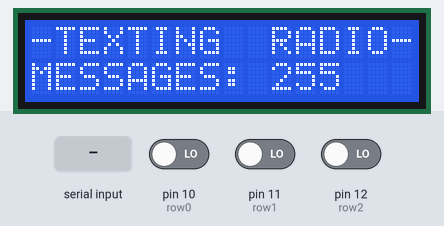
This sketch was run on a simulated Arduino Uno, built with avr-gcc and run on an emulated ATmega328P. Shown: 16×2 character LCD. Inputs (shaded band) come from the test bench; at power-on: pin 12 (row2) LOW, pin 10 (row0) LOW, pin 11 (row1) LOW. EEPROM starts erased; what the sketch prints to the serial monitor is not drawn.

Above: at 0.1 s.
2.3 s: pin 12 (row2) driven HIGH
At 2.74 s:
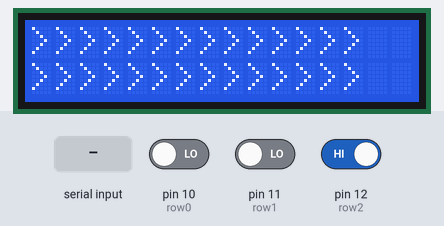
5.3 s: pin 10 (row0) driven HIGH
At 5.53 s:
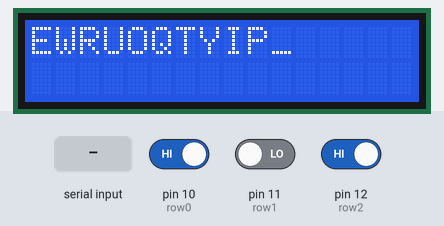
8.3 s: pin 11 (row1) driven HIGH
At 8.75 s:
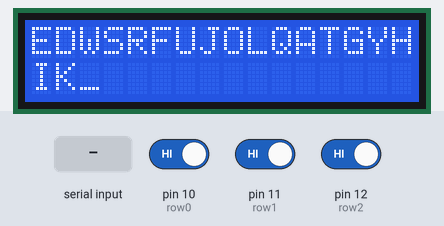
11.3 s: "<]>" received over Serial
At 11.88 s:
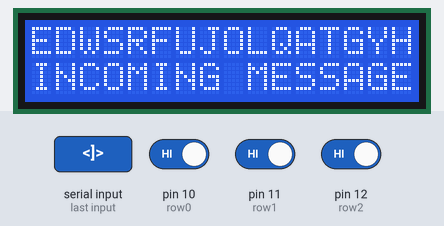
14.3 s: byte 93 (']') received over Serial
At 15.32 s:
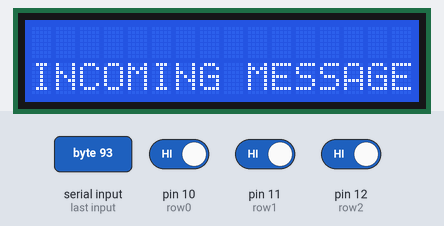
16.6 s: pin 10 (row0) driven LOW
At 17.75 s:
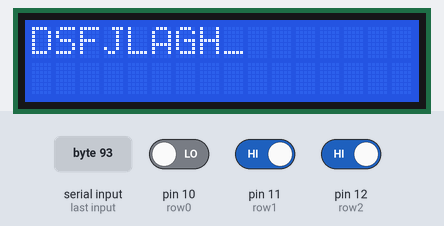

Measured:
- after the input at 2.3 s, the display: changes after 0.29 s (image 1)
- after the input at 5.3 s, the display: changes after 0.06 s (image 2)
- after the input at 8.3 s, the display: changes after 0.30 s (image 3)
- after the input at 11.3 s, the display: first differs from a run without the input after 0.45 s (image 4)
- after the input at 14.3 s, the display: first differs from a run without the input after 0.90 s (image 5)
- after the input at 16.6 s, the display: first differs from a run without the input after 0.98 s (image 6)

The sketch:

radio_code.ino
```cpp
#include <EEPROM.h>
#include <LiquidCrystal.h>
LiquidCrystal lcd(A5, A4, A0, A3, A1, A2);

#define reset	5
#define clock	6
#define row0	10
#define row1	11
#define row2	12

byte keyboard[10][3] = {		//Column/Row mapping of the keys
  {'E', 'D', 'C'},
  {'W', 'S', 'X'},
  {'R', 'F', 'V'},
  {'U', 'J', 'M'},
  {'O', 'L', ' '},
  {'Q', 'A', 'Z'},
  {'T', 'G', 'B'},
  {'Y', 'H', 'N'},
  {'I', 'K', ' '},
  {'P', 8, 13}
};

int debounce[10][3];

byte state = 0;					//What our keyboard is doing. State 0 = typing
byte temp = 0;

int cursorTimer = 0;
byte inputBuffer[34];			//What is coming in
byte inputBufferPos = 0;		//Where we are on the input buffer
byte messageFlag = 0;			//Flag that a message is incoming
int memWhich = 0;				//Which message we are viewing (0 - memTop)
int memTop = 0;				//What message in memory is the newest (0 - 30)
byte screenBuffer[32];
byte bufferPos = 0;				//Where we are in the buffer
byte lastKey = 0;				//What was pressed (for menus)

void setup() {

	lcd.begin(16, 2);
	clearScreen();
	lcd.setCursor(0, 0);
	lcd.print("-TEXTING  RADIO-");
	lcd.setCursor(0, 1);
 	lcd.print("MESSAGES: ");

	Serial.begin(19200);

	pinMode(reset, OUTPUT);
	pinMode(clock, OUTPUT);
	pinMode(row0, INPUT);
	pinMode(row1, INPUT);
	pinMode(row2, INPUT);

	memTop = EEPROM.read(1023);
	lcd.print(memTop);

	delay(1000);

}

void loop() {

	switch (state) {
		case 0:
			getKeys();
			drawScreen();
			cursorTimer += 1;

			if (cursorTimer == 50) {
				screenBuffer[bufferPos] = ' ';
			}
			if (cursorTimer == 100) {
				screenBuffer[bufferPos] = '_';
				cursorTimer = 0;
			}
			break;

		case 1:
			getKeys();
			drawScreen();
			if (lastKey == 'Q') {
				lastKey = 0;
				if (memWhich > 0) {
					memWhich -= 1;
					lcd.clear();
					lcd.print("MESSAGE #");
					lcd.print(memWhich);
					delay(300);
					getMessage(memWhich);
				}
			}
			if (lastKey == 'Z') {
				lastKey = 0;
				if (memWhich < (memTop - 1)) {
					memWhich += 1;
					lcd.clear();
					lcd.print("MESSAGE #");
					lcd.print(memWhich);
					delay(300);
					getMessage(memWhich);
				}
			}
			if (lastKey == 13) {
				lastKey = 0;
				clearScreen();
				state = 0;
			}
			if (lastKey == 'P') {
				lastKey = 0;
				lcd.clear();
				lcd.setCursor(0, 0);
				lcd.print("Y = CLEAR ALL");
				lcd.setCursor(0, 1);
				lcd.print("N = CANCEL  ");
				state = 2;
			}
			break;
		case 2:
			getKeys();
			if (lastKey == 'Y') {
				lastKey = 0;
				lcd.clear();
				lcd.setCursor(0, 0);
				lcd.print("ERASING EEPROM..");
				clearAll();
				lcd.setCursor(0, 1);
				lcd.print("DONE!");
				memWhich = 0;
				state = 0;						//Straight to text entry!
				delay(500);
			}
			if (lastKey == 'N') {
				lastKey = 0;
				lcd.clear();
				lcd.print("MESSAGE #");
				lcd.print(memWhich);
				delay(300);
				getMessage(memWhich);
				state = 1;
			}
			break;
	}

	if (Serial.available()) {		//Data came in?
		checkSerialIn();
	}

}

void checkSerialIn() {

	temp = Serial.read();

	if (temp == '[') {
		inputBufferPos = 0;
		messageFlag = 1;
		return;
	}
	if (temp == ']') {
		messageFlag = 0;
		getData();
		return;
	}

	if (messageFlag == 1) {
		inputBuffer[inputBufferPos++] = temp;

		if (inputBufferPos > 31) {
			inputBufferPos = 31;
		}
	}
}

void getKeys() {

	digitalWrite(reset, 1);		//Reset the column counter
	digitalWrite(reset, 0);

	for (int column = 0 ; column < 10 ; column++ ) {

		if (debounce[column][0]) {
			debounce[column][0] -= 1;
		}
		if (digitalRead(row0)) {
			if (debounce[column][0] == 0) {		//Something pressed on that row?
				type(keyboard[column][0]);
				lastKey = keyboard[column][0];
				debounce[column][0] = 30;
			}
		}
		else {
			debounce[column][0] = 0;
		}

		if (debounce[column][1]) {
			debounce[column][1] -= 1;
		}
		if (digitalRead(row1)) {
			if (debounce[column][1] == 0) {		//Something pressed on that row?
				type(keyboard[column][1]);
				lastKey = keyboard[column][1];
				debounce[column][1] = 30;
			}
		}
		else {
			debounce[column][1] = 0;
		}

		if (debounce[column][2]) {
			debounce[column][2] -= 1;
		}
		if (digitalRead(row2)) {
			if (debounce[column][2] == 0) {		//Something pressed on that row?
				type(keyboard[column][2]);
				lastKey = keyboard[column][2];
				debounce[column][2] = 30;
			}
		}
		else {
			debounce[column][2] = 0;
		}

		digitalWrite(clock, 1);		//Advance column #
		digitalWrite(clock, 0);

	}
}

void type(byte whichChar) {

	if (state != 0) {
		return;
	}

	if (whichChar == 13) {	//Return?
		sendData();
		return;
	}

	if (whichChar == 8) {	//Backspace?

		if (bufferPos == 0) {
			if (memTop > 0) {
				state = 1;							//Set to READ state
				memWhich = memTop - 1;				//Show last message we got
				lcd.clear();
				lcd.print("MESSAGE #");
				lcd.print(memWhich);
				delay(300);
				getMessage(memWhich);
				lastKey = 0;
			}
			return;
		}
		else {
			screenBuffer[bufferPos ] = ' ';		//Blank out cursor position
			bufferPos -= 1;
			cursorTimer = 99;					//So it shows up right away
		}
		return;
	}

	screenBuffer[bufferPos] = whichChar;

	bufferPos += 1;

	if (bufferPos == 32) {
		bufferPos = 31;
	}

	screenBuffer[bufferPos] = '_';

}

void drawScreen() {

	lcd.setCursor(0, 0);

	for (int x = 0 ; x < 16 ; x++) {
		lcd.write(screenBuffer[x]);
	}

	lcd.setCursor(0, 1);

	for (int x = 0 ; x < 16 ; x++) {
		lcd.write(screenBuffer[x + 16]);
	}
}

void clearScreen() {

	for (int x = 0 ; x < 32 ; x++) {
		screenBuffer[x] = 32;
	}
	bufferPos = 0;
	cursorTimer = 99;

}

void sendData() {

	Serial.write('[');						//Courtesy, the end of line club!

	for (int x = 0 ; x < bufferPos ; x++) {
		Serial.write(screenBuffer[x]);
	}

	Serial.write(']');						//Courtesy, the end of line club!

	for (int x = 0 ; x < 32 ; x++) {
		lcd.setCursor(x / 2, 0);
		lcd.write('>');
		lcd.setCursor(x / 2, 1);
		lcd.write('>');
		delay(10);
	}

	for (int x = 0 ; x < 32 ; x++) {
		lcd.setCursor(x / 2, 0);
		lcd.write(' ');
		lcd.setCursor(x / 2, 1);
		lcd.write(' ');
		delay(10);
	}

	delay(250);

	clearScreen();

}

void getData() {

	if (state != 1) {
		lcd.setCursor(0, 1);
		lcd.print("INCOMING MESSAGE");
	}

	for (int x = 0 ; x < inputBufferPos ; x++) {		//Copy to EEPROM

		EEPROM.write((memTop * 32) + x, inputBuffer[x]);
		inputBuffer[x] = 0;

	}

	inputBufferPos = 0;

	memTop += 1;							//Increase pointer

	if (memTop > 30) {
		memTop = 0;
	}

	EEPROM.write(1023, memTop);

	delay(250);

	if (state == 1) {						//Reading messages when this came in?

		memWhich = memTop - 1;
		lcd.clear();
		lcd.print("NEW MESSAGE #");
		lcd.print(memWhich);
		delay(300);
		getMessage(memWhich);

	}

}

void getMessage(int whichMessage) {

	whichMessage *= 32;

	for (int x = 0 ; x < 32 ; x++) {

		screenBuffer[x] = EEPROM.read(whichMessage + x);

	}

}

void clearAll() {

	memTop = 0;

	while (memTop < 31) {
		EEPROM.write((memTop * 32) + 0, '<');
		for (int x = 1 ; x < 31 ; x++) {
			EEPROM.write((memTop * 32) + x, 32);
			screenBuffer[x] = inputBuffer[x];
		}
		EEPROM.write((memTop * 32) + 31, '>');
		memTop += 1;
	}

	memTop = 0;
	EEPROM.write(1023, memTop);

	clearScreen();

}
```
